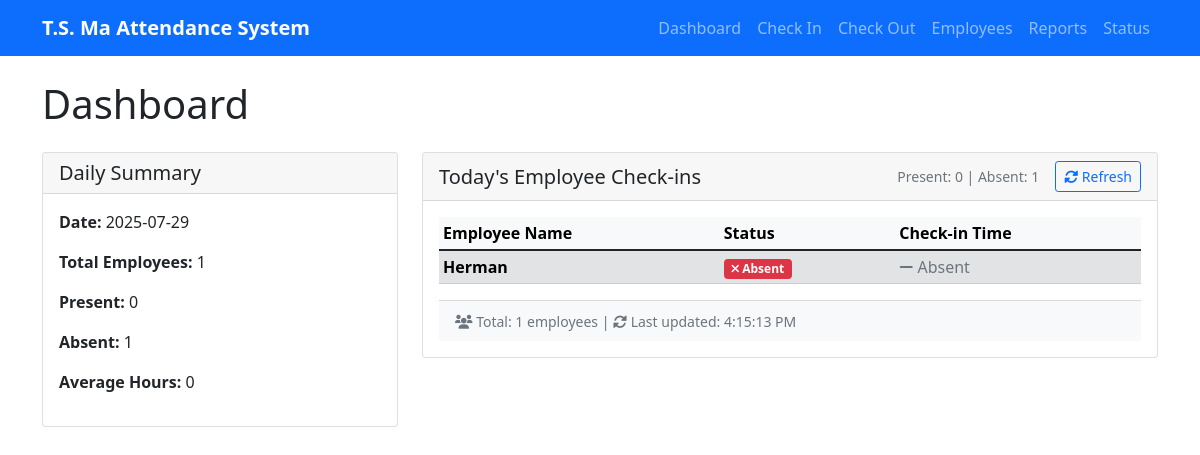
Page /dashboard on the earlier database version.
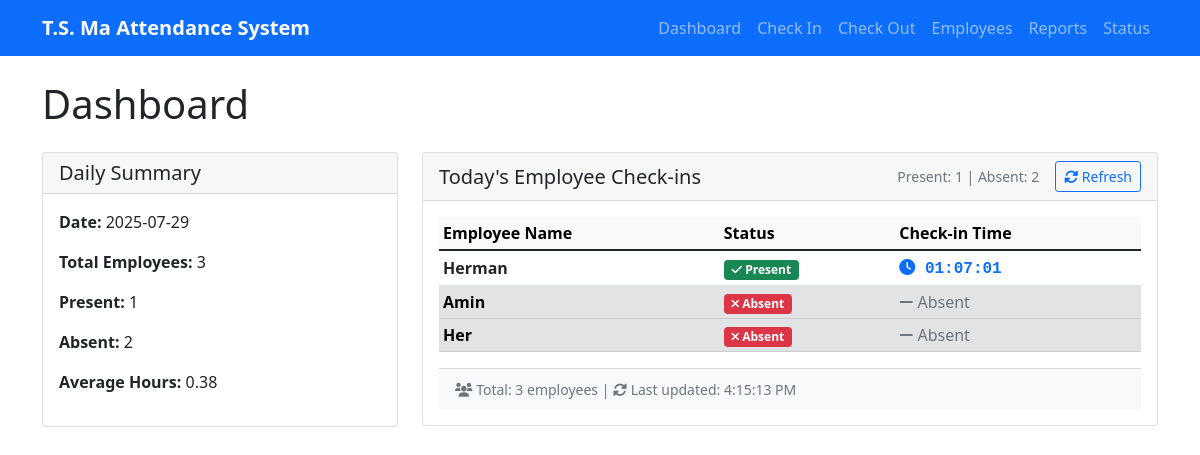
Same page on the later database version.
### tables this page shows
CREATE TABLE employees (
                        id INTEGER PRIMARY KEY AUTOINCREMENT,
                        name TEXT UNIQUE NOT NULL,
                        employee_id TEXT UNIQUE,
                        department TEXT,
                        position TEXT,
                        is_active BOOLEAN DEFAULT 1,
                        created_at TIMESTAMP DEFAULT CURRENT_TIMESTAMP
                    );

CREATE TABLE attendance (
                        id INTEGER PRIMARY KEY AUTOINCREMENT,
                        name TEXT NOT NULL,
                        date TEXT NOT NULL,
                        check_in_time TEXT,
                        check_out_time TEXT,
                        total_hours REAL,
                        status TEXT DEFAULT 'Absent',
                        created_at TIMESTAMP DEFAULT CURRENT_TIMESTAMP
                    );

### attendance_web_server.py (the view)
@app.route('/dashboard')
def dashboard():
    db = get_db()
    summary = db.get_daily_summary()
    today = datetime.now().strftime('%Y-%m-%d')
    today_records = db.get_attendance_report(today, today)
    all_employees = db.get_employees()
    employee_checkins = []
    checked_in_employees = {record['name']: record for record in today_records if record.get('check_in_time')}
    for name, record in checked_in_employees.items():
        check_in_time = record['check_in_time']
        if isinstance(check_in_time, str) and ' ' in check_in_time:
            try:
                time_part = datetime.strptime(check_in_time, '%Y-%m-%d %H:%M:%S').strftime('%H:%M:%S')
            except:
                time_part = check_in_time
        else:
            time_part = str(check_in_time)
        employee_checkins.append({
            'name': name,
            'status': 'Present',
            'check_in_time': time_part,
            'sort_time': check_in_time  # For sorting purposes
        })
    checked_in_names = set(checked_in_employees.keys())
    for employee in all_employees:
        if employee['name'] not in checked_in_names:
            employee_checkins.append({
                'name': employee['name'],
                'status': 'Absent',
                'check_in_time': 'Absent',
                'sort_time': '0000-00-00 00:00:00'  # Sort absent employees to the end
            })
    employee_checkins.sort(key=lambda x: x['sort_time'], reverse=True)
    return render_template('dashboard.html',
                         summary=summary,
                         employee_checkins=employee_checkins)

### attendance_database.py (called while the page is built)
    def _get_connection(self):
        return sqlite3.connect(self.db_path, check_same_thread=False)

    def get_employees(self) -> List[Dict]:
        try:
            conn = self._get_connection()
            cursor = conn.cursor()
            cursor.execute('''
                SELECT id, name, employee_id, department, position
                FROM employees
                WHERE is_active = 1
                ORDER BY name
            ''')
            employees = []
            for row in cursor.fetchall():
                employees.append({
                    'id': row[0],
                    'name': row[1],
                    'employee_id': row[2],
                    'department': row[3],
                    'position': row[4]
                })
            conn.close()
            return employees
        except Exception as e:
            print(f"Error getting employees: {e}")
            return []

### attendance_web_server.py (called while the page is built)
def get_db():
    global db
    if db is None:
        db = AttendanceDatabase()
    return db

### templates/dashboard.html (shortened to what the changed rows need)
{% extends "base.html" %}
{% block content %}
<h1 class="mb-4">Dashboard</h1>
<div class="row">
    <div class="col-md-4">
        <div class="card">
            <div class="card-body">
                <p><strong>Date:</strong> {{ summary.date }}</p>
                <p><strong>Total Employees:</strong> {{ summary.total_employees }}</p>
                <p><strong>Present:</strong> {{ summary.present_employees }}</p>
                <p><strong>Absent:</strong> {{ summary.absent_employees }}</p>
                <p><strong>Average Hours:</strong> {{ summary.average_hours }}</p>
            </div>
        </div>
    </div>
    <div class="col-md-8">
        <div class="card">
            <div class="card-header">
                <div class="d-flex justify-content-between align-items-center">
                    <div class="d-flex align-items-center">
                        <small class="text-muted me-3">
                            Present: {{ summary.present_employees }} | Absent: {{ summary.absent_employees }}
                        </small>
                        <button class="btn btn-sm btn-outline-primary" onclick="location.reload()">
                            <i class="fas fa-sync-alt"></i> Refresh
                        </button>
                    </div>
                </div>
            </div>
            <div class="card-body">
                {% if employee_checkins %}
                    <div class="table-responsive employee-table">
                        <table class="table table-sm table-hover">
                            <thead class="table-light">
                                <tr>
                                    <th width="40%">Employee Name</th>
                                    <th width="25%">Status</th>
                                    <th width="35%">Check-in Time</th>
                                </tr>
                            </thead>
                            <tbody>
                                {% for employee in employee_checkins %}
                                <tr class="{% if employee.status == 'Absent' %}table-secondary{% endif %}">
                                    <td>
                                        <strong>{{ employee.name }}</strong>
                                    </td>
                                    <td>
                                        {% if employee.status == 'Present' %}
                                            <span class="badge bg-success">
                                                <i class="fas fa-check"></i> {{ employee.status }}
                                            </span>
                                        {% else %}
                                            <span class="badge bg-danger">
                                                <i class="fas fa-times"></i> {{ employee.status }}
                                            </span>
                                        {% endif %}
                                    </td>
                                    <td>
                                        {% if employee.check_in_time != 'Absent' %}
                                            <span class="text-primary check-in-time">
                                                <i class="fas fa-clock"></i> {{ employee.check_in_time }}
                                            </span>
                                        {% else %}
                                            <span class="text-muted">
                                                <i class="fas fa-minus"></i> {{ employee.check_in_time }}
                                            </span>
                                        {% endif %}
                                    </td>
                                </tr>
                                {% endfor %}
                            </tbody>
                        </table>
                    </div>
                    <div class="card-footer bg-light">
                        <small class="text-muted">
                            <i class="fas fa-users"></i> Total: {{ employee_checkins|length }} employees |
                            <i class="fas fa-sync-alt"></i> Last updated:
                            <span id="last-updated"></span>
                        </small>
                    </div>
                {% else %}
                    <div class="text-center py-4">
                        <i class="fas fa-exclamation-triangle text-warning fa-2x mb-2"></i>
                        <p>No employee data available</p>
                    </div>
                {% endif %}
            </div>
        </div>
    </div>
</div>
{% endblock %}

Differences in the rows shown:
removed employees: name "Herman", status "Absent", check_in_time "Absent"
added attendance: name "Herman", status "Present", check_in_time "01:07:01"
added employees: name "Amin", status "Absent", check_in_time "Absent"
added employees: name "Her", status "Absent", check_in_time "Absent"
Other differences:
{{ summary.total_employees }}: "1" → "3"
{{ summary.present_employees }}: "0" → "1"
{{ summary.absent_employees }}: "1" → "2"
{{ summary.average_hours }}: "0" → "0.38"
{{ employee_checkins|length }}: "1" → "3"
